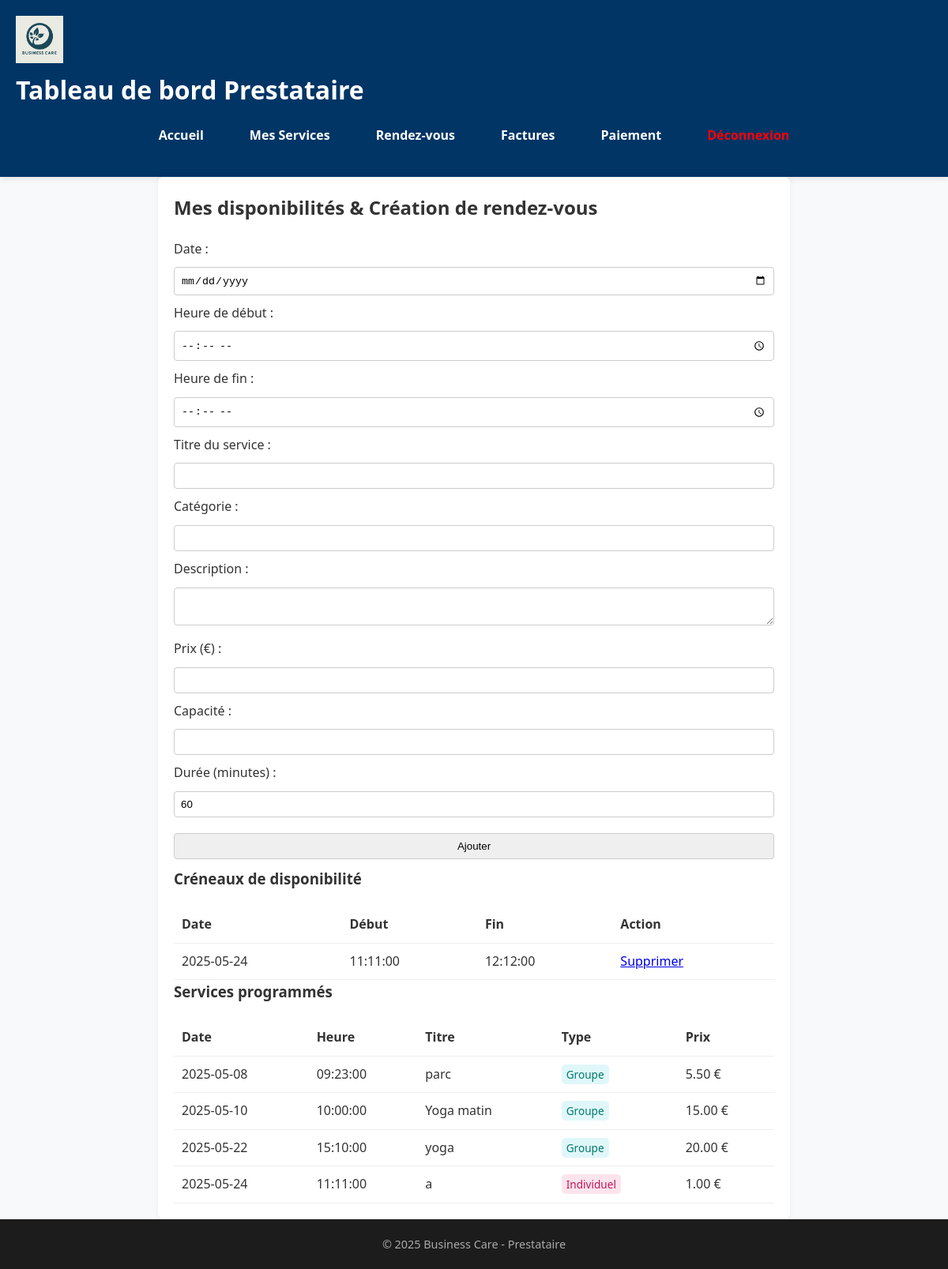
The page /provider/provider_availability.php (signed in) on the database its author committed.
### tables this page shows
CREATE TABLE `provider_availability` (
  `id` int(11) NOT NULL,
  `provider_id` int(11) NOT NULL,
  `available_date` date NOT NULL,
  `start_time` time NOT NULL,
  `end_time` time NOT NULL
);

CREATE TABLE `services` (
  `id` int(11) NOT NULL,
  `title` varchar(150) DEFAULT NULL,
  `description` text,
  `category` varchar(100) DEFAULT NULL,
  `price` decimal(10,2) DEFAULT NULL,
  `service_date` date NOT NULL,
  `service_time` time NOT NULL,
  `capacity` int(11) DEFAULT '0',
  `duration` int(11) DEFAULT '60',
  `provider_id` int(11) DEFAULT NULL
);

### provider/provider_availability.php (the view, shortened to what this page needs)
<?php
include 'includes/header.php';
$provider_id = $_SESSION['user_id'];
$stmt = $pdo->prepare("SELECT * FROM provider_availability WHERE provider_id = ? ORDER BY available_date, start_time");
$stmt->execute([$provider_id]);
$slots = $stmt->fetchAll();
$services_stmt = $pdo->prepare("SELECT * FROM services WHERE provider_id = ? ORDER BY service_date, service_time");
$services_stmt->execute([$provider_id]);
$services = $services_stmt->fetchAll();
?>
<div class="availability-container">
    <h2>Mes disponibilités & Création de rendez-vous</h2>
    <form method="post">
        <label for="date">Date :</label>
        <input type="date" name="date" id="date" required>
        <label for="start_time">Heure de début :</label>
        <input type="time" name="start_time" id="start_time" required>
        <label for="end_time">Heure de fin :</label>
        <input type="time" name="end_time" id="end_time" required>
        <label for="title">Titre du service :</label>
        <input type="text" name="title" id="title" required>
        <label for="category">Catégorie :</label>
        <input type="text" name="category" id="category" required>
        <label for="description">Description :</label>
        <textarea name="description" id="description"></textarea>
        <label for="price">Prix (€) :</label>
        <input type="number" step="0.01" name="price" id="price" required>
        <label for="capacity">Capacité :</label>
        <input type="number" name="capacity" id="capacity" required>
        <label for="duration">Durée (minutes) :</label>
        <input type="number" name="duration" id="duration" value="60" required>
        <input type="submit" value="Ajouter">
    </form>
    <h3>Créneaux de disponibilité</h3>
    <table>
        <thead>
            <tr>
                <th>Date</th>
                <th>Début</th>
                <th>Fin</th>
                <th>Action</th>
            </tr>
        </thead>
        <tbody>
            <?php foreach ($slots as $slot): ?>
                <tr>
                    <td><?= htmlspecialchars($slot['available_date']) ?></td>
                    <td><?= htmlspecialchars($slot['start_time']) ?></td>
                    <td><?= htmlspecialchars($slot['end_time']) ?></td>
                    <td><a href="?delete=<?= $slot['id'] ?>" onclick="return confirm('Supprimer ce créneau ?')">Supprimer</a></td>
                </tr>
            <?php endforeach; ?>
        </tbody>
    </table>
    <h3>Services programmés</h3>
    <table>
        <thead>
            <tr>
                <th>Date</th>
                <th>Heure</th>
                <th>Titre</th>
                <th>Type</th>
                <th>Prix</th>
            </tr>
        </thead>
        <tbody>
            <?php foreach ($services as $srv): ?>
                <tr>
                    <td><?= htmlspecialchars($srv['service_date']) ?></td>
                    <td><?= htmlspecialchars($srv['service_time']) ?></td>
                    <td><?= htmlspecialchars($srv['title']) ?></td>
                    <td><span class="<?= $srv['capacity'] > 1 ? 'tag-group' : 'tag-indiv' ?>">
                        <?= $srv['capacity'] > 1 ? 'Groupe' : 'Individuel' ?></span></td>
                    <td><?= number_format($srv['price'], 2) ?> €</td>
                </tr>
            <?php endforeach; ?>
        </tbody>
    </table>
</div>
<?php include 'includes/footer.php'; ?>

### assets/css/style.css (style rules this page uses)
* { margin: 0; padding: 0; box-sizing: border-box; }
:root { --primary: #003566; --secondary: #ffc300; --light: #f8f9fa; --dark: #1c1c1c; --text: #333; --accent: #0077b6; }
html, body { height: 100%; display: flex; flex-direction: column; }
body { font-family: 'Segoe UI', Tahoma, Geneva, Verdana, sans-serif; background-color: var(--light); color: var(--text); line-height: 1.6; }

### provider/provider_availability.php (style rules this page uses)
.availability-container { max-width: 800px; margin: auto; background: #fff; padding: 20px; border-radius: 8px; box-shadow: 0 0 10px rgba(0,0,0,0.05); }
.availability-container h2 { margin-bottom: 20px; }
form input, form textarea { width: 100%; padding: 8px; margin: 10px 0; border: 1px solid #ccc; border-radius: 4px; }
table { width: 100%; border-collapse: collapse; margin-top: 20px; }
table th, table td { padding: 10px; border-bottom: 1px solid #eee; text-align: left; }
.tag-group { background-color: #e0f7fa; padding: 3px 6px; border-radius: 5px; font-size: 0.85em; color: #00796b; }
.tag-indiv { background-color: #fce4ec; padding: 3px 6px; border-radius: 5px; font-size: 0.85em; color: #c2185b; }

### rows shown on the page
provider_availability: available_date "2025-05-24", start_time "11:11:00", end_time "12:12:00"
services: service_date "2025-05-08", service_time "09:23:00", title "parc", capacity "Groupe", price "5.50"
services: service_date "2025-05-10", service_time "10:00:00", title "Yoga matin", capacity "Groupe", price "15.00"
services: service_date "2025-05-22", service_time "15:10:00", title "yoga", capacity "Groupe", price "20.00"
services: service_date "2025-05-24", service_time "11:11:00", title "a", capacity "Individuel", price "1.00"
